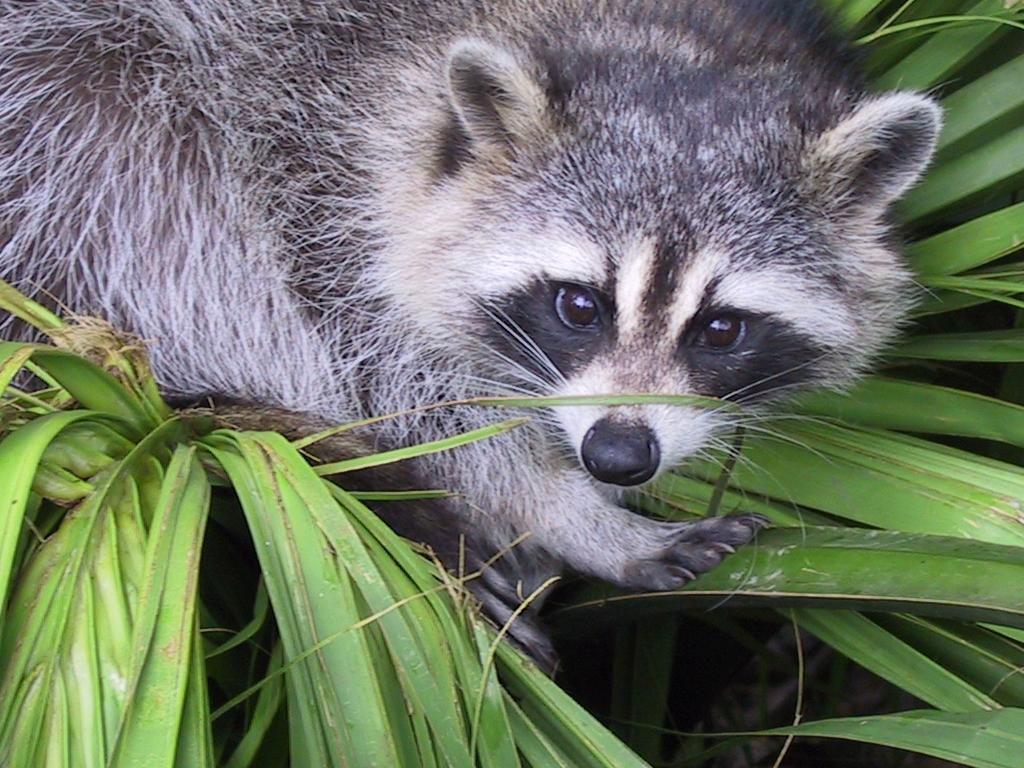
#> input picture 1_array/ex03/animal.jpeg, 1024 x 768 px
$ python zoom.py
#> lines starting #> are read from the running program, lines starting #| are printed output that depends on the picture
### 1_array/ex02/load_image.py
import os
import numpy as np
from PIL import Image


def ft_load(path: str) -> np.ndarray:
    """
    Loads an image from the given path, prints its shape, prints its pixels,
    and returns the pixel data as a NumPy array.
    Only JPG/JPEG are supported by default.

    :param path: path to the image
    :return: NumPy array of shape (height, width, channels)
    :raises ValueError: if file format is not .jpg or .jpeg
    :raises FileNotFoundError: if the file does not exist
    """
#> called with path = 'animal.jpeg'
    try:
        if not os.path.isfile(path):
            raise FileNotFoundError(f"File '{path}' does not exist.")

        # Check extension
        _, ext = os.path.splitext(path)
        ext = ext.lower()
        if ext not in [".jpg", ".jpeg"]:
            raise ValueError(f"Unsupported file format '{ext}'. "
                             + "Only .jpg or .jpeg allowed.")

        # Load the image using PIL
        with Image.open(path) as img:
            # Convert to RGB if needed
#> img is the input picture: PIL image 1024x768 RGB; mean R, G, B 110.7, 117.7, 102.1
            img = img.convert("RGB")
            arr = np.array(img)

        print(f"The shape of image is: {arr.shape}")
#| The shape of image is: (768, 1024, 3)
        print(arr)
#> (printed output is left out)
        return arr
    except FileNotFoundError as e:
        print(f"FileNotFoundError: {e}")
        exit(1)
    except ValueError as e:
        print(f"ValueError: {e}")
        exit(1)

### 1_array/ex03/zoom.py
import matplotlib.pyplot as plt
from load_image import ft_load


def main():
    '''
    Main function to load an image, slice it, convert it to greyscale,
    '''
    path = "animal.jpeg"
    try:
        arr = ft_load(path)
    except Exception as e:
        print(f"Could not load image: {e}")
        return

    # Slice the image
    height, width, channels = arr.shape
#> height = 768; width = 1024; channels = 3
    height_start = height // 5
#> height_start = 153
    width_start = 2 * width // 5
#> width_start = 409
    slice_height = min(height_start + 400, height)
#> slice_height = 553
    slice_width = min(width_start + 400, width)
#> slice_width = 809

    zoomed = arr[height_start:slice_height, width_start:slice_width]
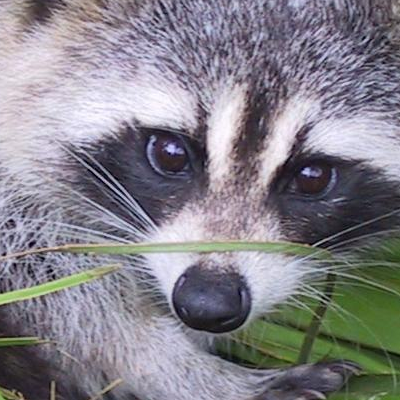
#> zoomed: shape (400, 400, 3); mean R, G, B 132.3, 129.5, 137.5

    # Convert to grayscale
    zoomed = zoomed.mean(axis=2).astype(int)
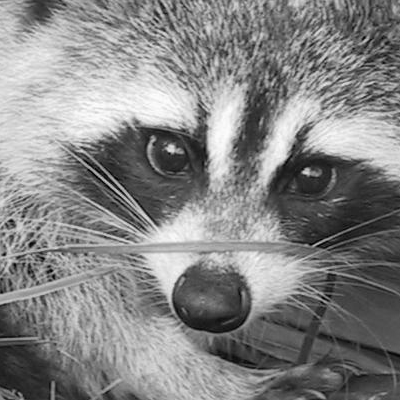
#> zoomed: shape (400, 400) int64; min 0, max 254, mean 132.8

    print(f"New shape after slicing: {zoomed.shape}")
#| New shape after slicing: (400, 400)
    print(zoomed)
#> (printed output is left out)

    plt.imshow(zoomed, cmap='gray')
    plt.title("Zoomed Image")
    plt.xlabel("X axis")
    plt.ylabel("Y axis")

    plt.show()


if __name__ == "__main__":
    main()
